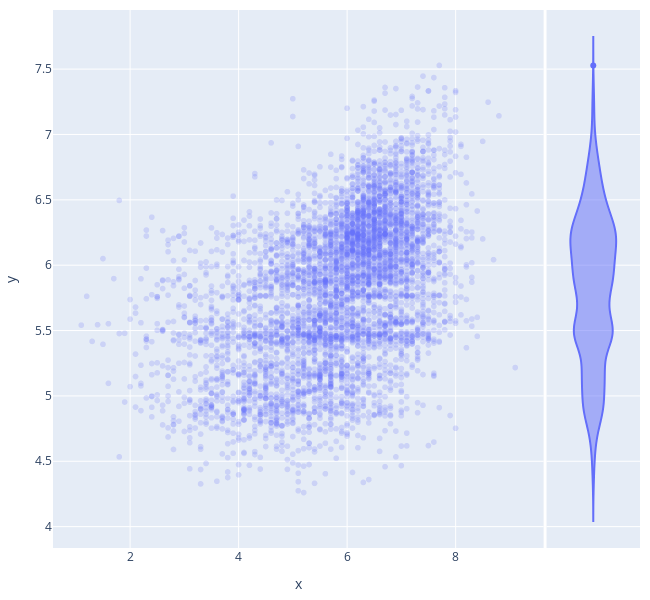

The code cell stored with this chart in its notebook:
### Code cell
fig = px.scatter(x = Y_test, y = Y_test_pred, opacity=0.2, width=650, height=600, marginal_y='violin')
fig.update_layout( margin=dict(l=20, r=10, t=10, b=10) )
fig.show()

### Figure 1 — Plotly figure (JSON) as saved in the notebook; plotly's stock layout.template omitted (floating-point values rounded to 4 significant figures; data arrays with more than 128 entries replaced by an {"elided": "..."} marker saying what was removed)
{"data": [{"hovertemplate": "x=%{x}<br>y=%{y}<extra></extra>", "legendgroup": "", "marker": {"color": "#636efa", "opacity": 0.2, "symbol": "circle"}, "mode": "markers", "name": "", "showlegend": false, "type": "scattergl", "x": {"elided": "5128 float values"}, "xaxis": "x", "y": {"elided": "5128 float values"}, "yaxis": "y"}, {"alignmentgroup": "True", "hovertemplate": "y=%{y}<extra></extra>", "legendgroup": "", "marker": {"color": "#636efa", "symbol": "circle"}, "name": "", "offsetgroup": "", "scalegroup": "y", "showlegend": false, "type": "violin", "xaxis": "x2", "y": {"elided": "5128 float values"}, "yaxis": "y2"}], "layout": {"height": 600, "legend": {"tracegroupgap": 0}, "margin": {"b": 10, "l": 20, "r": 10, "t": 10}, "width": 650, "xaxis": {"anchor": "y", "domain": [0, 0.8358], "title": {"text": "x"}}, "xaxis2": {"anchor": "y2", "domain": [0.8408, 1], "matches": "x2", "showgrid": false, "showline": false, "showticklabels": false, "ticks": ""}, "yaxis": {"anchor": "x", "domain": [0, 1], "title": {"text": "y"}}, "yaxis2": {"anchor": "x2", "domain": [0, 1], "matches": "y", "showgrid": true, "showticklabels": false}}}
